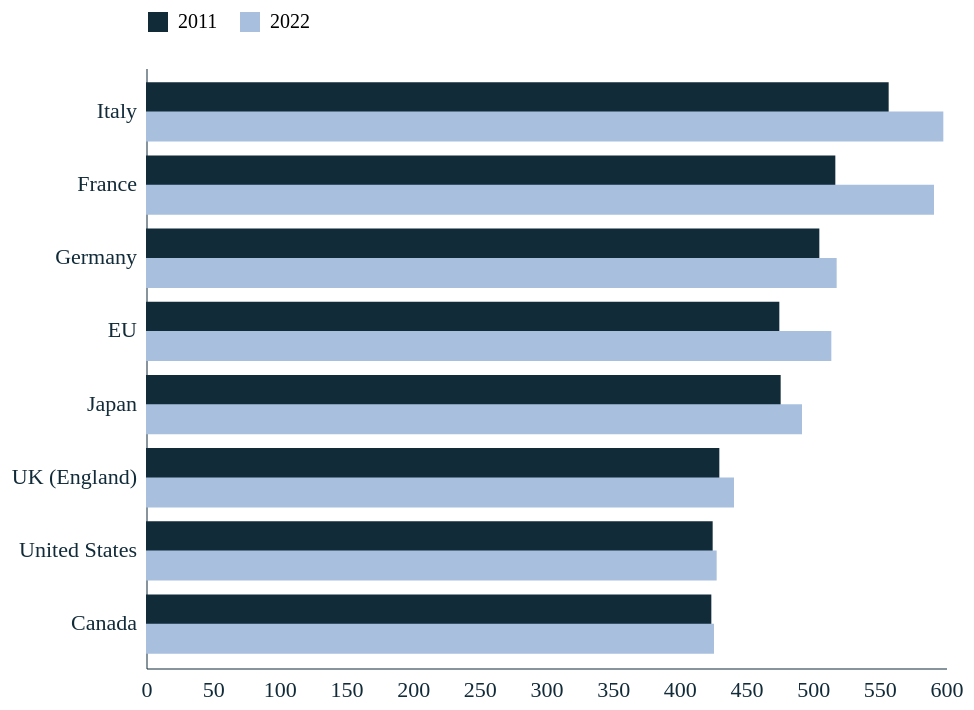

Write the Vega-Lite specification saved for this chart.
### Vega-Lite specification from a JSON file in a GitHub repository (floating-point values rounded to 4 significant figures)
{"config": {"font": "Circular Std", "mark": {"line": {"interpolate": "linear"}}, "view": {"stroke": "transparent", "width": 400, "height": 300}, "range": {"category": ["#179fdb", "#e6224b", "#f4c245", "#122b39", "#eb5c2e", "#36b7b4"], "diverging": ["#E6224B", "#E54753", "#C9C9C9", "#179FDB", "#122B39"], "heatmap": ["#C9C9C9", "#179FDB", "#0063AF", "#122B39"], "ordinal": ["#00A767", "#36B7B4", "#179FDB", "#0063AF", "#243B5A"]}, "axisX": {"labelColor": "#122b39", "tickColor": "#122b39", "domainColor": "#122b39", "domainOpacity": 0.5, "gridOpacity": 0, "labelFont": "Circular Std", "labelAngle": 0, "labelAlign": "center", "labelFontSize": 11, "labelPadding": 5, "tickCount": 10, "tickSize": 0, "title": ""}, "axisY": {"labelColor": "#122b39", "labelFont": "Circular Std", "tickColor": "#122b39", "domainColor": "#122b39", "gridColor": "#122b39", "gridDash": [1, 5], "gridOpacity": 0.5, "labelPadding": 5, "labelFontSize": 11, "domainOpacity": 0.5, "tickSize": 0, "title": null, "titleAlign": "left", "titleAngle": 0, "titleBaseline": "bottom", "titleColor": "#122b39", "titleOpacity": 0.9, "titleX": 0, "titleY": -7}}, "data": {"name": "data-87d9e3943a632912224f9fb98cb7595e"}, "mark": {"type": "bar", "size": 15}, "encoding": {"color": {"field": "year", "legend": {"orient": "top", "direction": "horizontal"}, "scale": {"range": ["#122B39", "#A8C0DE"]}, "title": "", "type": "nominal"}, "x": {"field": "value", "title": "", "type": "quantitative"}, "y": {"field": "region", "scale": {"domain": ["Italy", "France", "Germany", "EU ", "Japan", "UK (England)", "United States", "Canada"]}, "title": "", "type": "nominal"}, "yOffset": {"field": "year", "type": "nominal"}}, "title": {"text": "", "anchor": "start"}, "$schema": "https://vega.github.io/schema/vega-lite/v5.17.0.json", "datasets": {"data-87d9e3943a632912224f9fb98cb7595e": [{"year": 2011, "region": "Italy", "value": 557}, {"year": 2011, "region": "France", "value": 517}, {"year": 2011, "region": "Germany", "value": 505}, {"year": 2011, "region": "EU ", "value": 475}, {"year": 2011, "region": "Japan", "value": 476}, {"year": 2011, "region": "UK (England)", "value": 430}, {"year": 2011, "region": "United States", "value": 425}, {"year": 2011, "region": "Canada", "value": 424}, {"year": 2022, "region": "Italy", "value": 598}, {"year": 2022, "region": "France", "value": 591}, {"year": 2022, "region": "Germany", "value": 518}, {"year": 2022, "region": "EU ", "value": 514}, {"year": 2022, "region": "Japan", "value": 492}, {"year": 2022, "region": "UK (England)", "value": 441}, {"year": 2022, "region": "United States", "value": 428}, {"year": 2022, "region": "Canada", "value": 426}]}}
